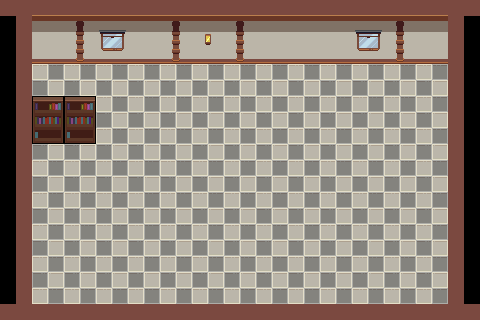

A 2D game scene composited from a Tiled map and its tileset images. What follows is a short description and the map's XML, with each tile layer's data collapsed to a summary:
An orthogonal 30x20 tile map with 16x16 px tiles, 1 tile layer (floors & walls), 4 tilesets and 61 objects (3x Prop, player).

<map version="1.10" tiledversion="1.11.2" orientation="orthogonal" renderorder="right-down" width="30" height="20" tilewidth="16" tileheight="16" infinite="0" nextlayerid="14" nextobjectid="212">
 <tileset firstgid="1" source="mainSet.tsx" />
 <tileset firstgid="1025" source="objects.tsx" />
 <tileset firstgid="1281" source="NEWMain_Spritesheet.tsx" />
 <tileset firstgid="2305" source="New Object.tsx" />
 <layer id="3" name="floors &amp; walls" width="30" height="20">
  <data>[600 cells, 600 non-empty, 44 distinct tile ids]</data>
 </layer>
 <objectgroup id="9" name="furniture">
  <object id="136" gid="2348" x="320" y="144" width="32" height="32">
   <properties>
    <property name="atlasAsset" value="OBJECTS" />
    <property name="friction" type="float" value="0" />
   </properties>
  </object>
  <object id="137" gid="2347" x="288" y="144" width="32" height="32">
   <properties>
    <property name="atlasAsset" value="OBJECTS" />
    <property name="friction" type="float" value="0" />
   </properties>
  </object>
  <object id="138" gid="2347" x="256" y="144" width="32" height="32">
   <properties>
    <property name="atlasAsset" value="OBJECTS" />
    <property name="friction" type="float" value="0" />
   </properties>
  </object>
  <object id="139" gid="2347" x="224" y="144" width="32" height="32">
   <properties>
    <property name="atlasAsset" value="OBJECTS" />
    <property name="friction" type="float" value="0" />
   </properties>
  </object>
  <object id="140" gid="2347" x="192" y="144" width="32" height="32">
   <properties>
    <property name="atlasAsset" value="OBJECTS" />
    <property name="friction" type="float" value="0" />
   </properties>
  </object>
  <object id="141" gid="2346" x="160" y="144" width="32" height="32">
   <properties>
    <property name="atlasAsset" value="OBJECTS" />
    <property name="friction" type="float" value="0" />
   </properties>
  </object>
  <object id="142" type="Prop" gid="2362" x="160" y="176" width="32" height="32">
   <properties>
    <property name="atlasAsset" value="OBJECTS" />
    <property name="friction" type="float" value="0" />
    <property name="restitution" type="float" value="1" />
   </properties>
  </object>
  <object id="143" gid="2378" x="160" y="208" width="32" height="32">
   <properties>
    <property name="atlasAsset" value="OBJECTS" />
    <property name="friction" type="float" value="0" />
   </properties>
  </object>
  <object id="144" gid="2379" x="192" y="208" width="32" height="32">
   <properties>
    <property name="atlasAsset" value="OBJECTS" />
    <property name="friction" type="float" value="0" />
   </properties>
  </object>
  <object id="146" gid="2379" x="224" y="208" width="32" height="32">
   <properties>
    <property name="atlasAsset" value="OBJECTS" />
    <property name="friction" type="float" value="0" />
   </properties>
  </object>
  <object id="147" type="Prop" gid="2379" x="256" y="208" width="32" height="32">
   <properties>
    <property name="atlasAsset" value="OBJECTS" />
    <property name="friction" type="float" value="0" />
   </properties>
  </object>
  <object id="148" type="Prop" gid="2379" x="288" y="208" width="32" height="32">
   <properties>
    <property name="atlasAsset" value="OBJECTS" />
    <property name="friction" type="float" value="0" />
   </properties>
  </object>
  <object id="149" gid="2380" x="320" y="208" width="32" height="32">
   <properties>
    <property name="atlasAsset" value="OBJECTS" />
    <property name="friction" type="float" value="0" />
   </properties>
  </object>
  <object id="150" gid="2364" x="320" y="176" width="32" height="32">
   <properties>
    <property name="atlasAsset" value="OBJECTS" />
    <property name="friction" type="float" value="0" />
   </properties>
  </object>
  <object id="151" gid="2343" x="290.505" y="208" width="32" height="32" />
  <object id="152" gid="2343" x="219.386" y="208" width="32" height="32" />
  <object id="153" gid="2359" x="320" y="224" width="32" height="32" />
  <object id="154" gid="2360" x="256" y="224" width="32" height="32" />
  <object id="155" gid="2359" x="160" y="224" width="32" height="32" />
  <object id="156" gid="2359" x="176" y="160" width="32" height="32" />
  <object id="157" gid="2359" x="304" y="160" width="32" height="32" />
  <object id="158" gid="2345" x="319.582" y="179.341" width="32" height="32" />
  <object id="162" gid="2345" x="317.912" y="146.505" width="32" height="32" />
  <object id="163" gid="2356" x="425" y="191" width="32" height="32" />
  <object id="165" gid="2356" x="425.667" y="144.333" width="32" height="32" />
  <object id="166" gid="2358" x="424.333" y="166.667" width="32" height="32">
   <properties>
    <property name="density" type="float" value="0.5" />
    <property name="resitution" type="float" value="1" />
   </properties>
  </object>
  <object id="167" gid="2357" x="424" y="254.667" width="32" height="32" />
  <object id="168" gid="2357" x="368" y="304" width="32" height="32" />
  <object id="169" gid="2338" x="249.333" y="286" width="32" height="32">
   <properties>
    <property name="atlasAsset" value="OBJECTS" />
   </properties>
  </object>
  <object id="170" gid="2338" x="184" y="286.333" width="32" height="32">
   <properties>
    <property name="atlasAsset" value="OBJECTS" />
   </properties>
  </object>
  <object id="171" gid="2354" x="265" y="295" width="32" height="32">
   <properties>
    <property name="atlasAsset" value="OBJECTS" />
   </properties>
  </object>
  <object id="172" gid="2354" x="232.667" y="293.667" width="32" height="32">
   <properties>
    <property name="atlasAsset" value="OBJECTS" />
   </properties>
  </object>
  <object id="173" gid="2354" x="200.333" y="294.333" width="32" height="32">
   <properties>
    <property name="atlasAsset" value="OBJECTS" />
   </properties>
  </object>
  <object id="174" gid="2354" x="168.333" y="294" width="32" height="32">
   <properties>
    <property name="atlasAsset" value="OBJECTS" />
   </properties>
  </object>
  <object id="175" gid="2337" x="32" y="272" width="32" height="32">
   <properties>
    <property name="atlasAsset" value="OBJECTS" />
   </properties>
  </object>
  <object id="176" gid="2337" x="64" y="272" width="32" height="32">
   <properties>
    <property name="atlasAsset" value="OBJECTS" />
   </properties>
  </object>
  <object id="177" gid="2337" x="32" y="208" width="32" height="32">
   <properties>
    <property name="atlasAsset" value="OBJECTS" />
   </properties>
  </object>
  <object id="178" gid="2337" x="64" y="208" width="32" height="32">
   <properties>
    <property name="atlasAsset" value="OBJECTS" />
   </properties>
  </object>
  <object id="179" gid="2353" x="32" y="288" width="32" height="32">
   <properties>
    <property name="atlasAsset" value="OBJECTS" />
   </properties>
  </object>
  <object id="180" gid="2353" x="64" y="288" width="32" height="32">
   <properties>
    <property name="atlasAsset" value="OBJECTS" />
   </properties>
  </object>
  <object id="181" gid="2353" x="32" y="264.667" width="32" height="32">
   <properties>
    <property name="atlasAsset" value="OBJECTS" />
   </properties>
  </object>
  </objectgroup>
</map>
<!-- 20 of 61 objects omitted -->
